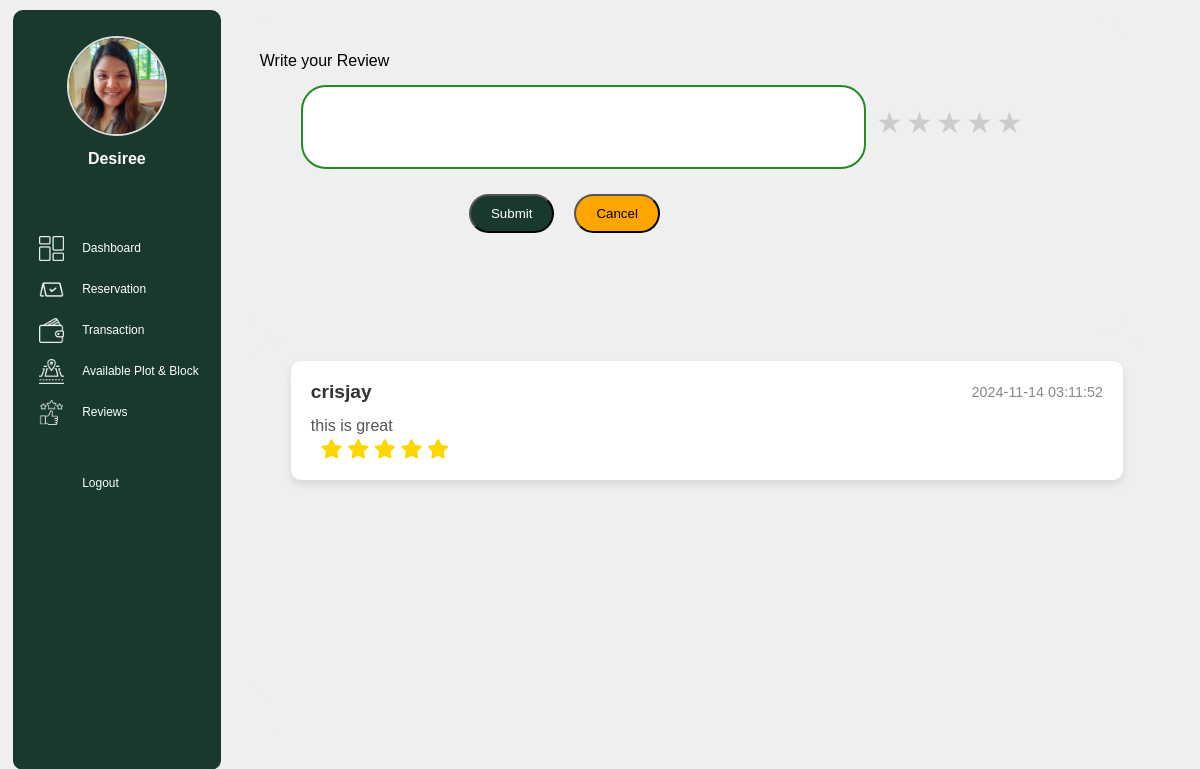
The app's page /customerdashboard/customerreviews.php (signed in) with its own data.
### tables this page shows
CREATE TABLE `users` (
  `id` int(11) NOT NULL,
  `firstname` varchar(50) NOT NULL,
  `surname` varchar(50) NOT NULL,
  `email` varchar(100) NOT NULL,
  `address` varchar(100) NOT NULL,
  `province` varchar(255) NOT NULL,
  `municipality` varchar(255) NOT NULL,
  `completeaddress` varchar(255) NOT NULL,
  `contact` varchar(11) NOT NULL,
  `password` varchar(255) NOT NULL,
  `birthdate` date NOT NULL,
  `gender` enum('Male','Female','Other') NOT NULL,
  `profile_pic` varchar(255) NOT NULL,
  `role` enum('admin','customer') DEFAULT 'customer',
  `created_at` timestamp NOT NULL DEFAULT current_timestamp()
);

CREATE TABLE `reviews` (
  `id` int(11) NOT NULL,
  `fullname` varchar(255) NOT NULL,
  `userfeedback` text DEFAULT NULL,
  `rating` float NOT NULL,
  `time` timestamp NOT NULL DEFAULT current_timestamp(),
  `user_id` int(11) DEFAULT NULL
);

### customerdashboard/customerreviews.php (the view, shortened to what this page needs)
<?php
require_once '../connection/connection.php';
$firstname = isset($_SESSION['firstname']) ? htmlspecialchars($_SESSION['firstname']) : 'Guest';
$userId = $_SESSION['user_id'];
$stmt = $conn->prepare("SELECT profile_pic FROM users WHERE id = :id");
$stmt->bindParam(':id', $userId);
$stmt->execute();
$user = $stmt->fetch(PDO::FETCH_ASSOC);
$profilePic = !empty($user['profile_pic']) ? $user['profile_pic'] : 'default.png';
?>
<!DOCTYPE html>
<html lang="en">
<head>
    <link rel="stylesheet" href="./customerdashboard_css/customerreview.css">
    <link rel="stylesheet" href="https://cdnjs.cloudflare.com/ajax/libs/font-awesome/5.15.3/css/all.min.css">
</head>
<body>
    <div class="row">
    <div class="left-content col-3">
    <div class="adminprofile">
                            <center>
                            <img src="../uploads/profile_pics/<?php echo $profilePic; ?>" alt="Profile Picture">
                                <div class="dropdown">
                                    <button class="dropdown-btn">
                                        <?php echo "<h4> $firstname</h4>" ?>
                                    </button>
                                </div>
                        </center>
                    </div>
                        <br>
                        <div class="adminlinks">
                        <span><img src="../images/dashboard.png" alt="">&nbsp;&nbsp;&nbsp;<a href="customerDashboard.php">Dashboard</a></span>
                        <span><img src="../images/reservation.png" alt="">&nbsp;&nbsp;&nbsp;<a href="customerreservation.php">Reservation</a></span>
                        <span><img src="../images/payment.png" alt="">&nbsp;&nbsp;&nbsp;<a href="customerpayment.php">Transaction</a></span>
                        <span><img src="../images/plot.png" alt="">&nbsp;&nbsp;&nbsp;<a href="customerviewavailableplot.php">Available Plot & Block</a></span>
                        <span><img src="../images/review.png" alt="">&nbsp;&nbsp;&nbsp;<a href="customerreviews.php">Reviews</a></span>
                        <span><img src="../images/logout.png" alt="">&nbsp;&nbsp;&nbsp;<a href="../logout.php">Logout</a></span>
                        </div>
                        <br>
                    </div>
                    <div class="main">
            <div class="right-content1">
                <br>
                <br>
                <span class="header">&nbsp;&nbsp;Write your Review </span>
                <br>
                <div class="right-header col-9">
                    <form id="myForm" action="" method="post">
                        <textarea rows="4" name="review" cols="50"></textarea>
                        <div class="rating">
                            <label for="star5">★</label>
                            <label for="star4">★</label>
                            <label for="star3">★</label>
                            <label for="star2">★</label>
                            <label for="star1">★</label>
                        </div>
                    </form>
                    <div class="form-buttons">
                        <button type="submit" class="submit" form="myForm">Submit</button>
                        <button type="button"class="cancel" onclick="window.location.href='customerreviews.php'">Cancel</button>
                    </div>
                </div>
            </div>
            <div class="right-content-reviews">
                <div class="table-container">
                <div class="myTable">
    <?php
    $sql = "SELECT id, fullname, userfeedback, rating, time FROM reviews ORDER BY time DESC LIMIT 1000";
    $stmt = $pdo->prepare($sql);
    $stmt->execute();
    if ($stmt->rowCount() > 0) {
        while ($row = $stmt->fetch(PDO::FETCH_ASSOC)) {
            echo "
            <div class='card'>
                <div class='card-header'>
                    <h3>" . htmlspecialchars($row['fullname']) . "</h3>
                    <span class='time'>" . htmlspecialchars($row['time']) . "</span>
                </div>
                <div class='card-body'>
                    <p>" . htmlspecialchars($row['userfeedback']) . "</p>
                </div>
                <div class='card-footer'>
                    <div class='rating'>";
            $rating = (int)$row['rating'];
            for ($i = 1; $i <= 5; $i++) {
                if ($i <= $rating) {
                    echo "<i class='fas fa-star'></i>";
                } else {
                    echo "<i class='far fa-star'></i>";
                }
            }
            echo "</div></div></div>";
        }
    } else {
        echo "<p>No reviews available.</p>";
    }
    ?>
</div>
            </div>
        </div>
    </div>
</body>
</html>

### customerdashboard/customerdashboard_css/customerreview.css (style rules this page uses)
* { margin: 0; padding: 0; box-sizing: border-box; font-family: Arial, sans-serif; }
body { background-color: #efefef; }
.row::after { content: ""; clear: both; display: block; }
[class*="col-"] { float: left; padding: 15px; }
.col-3 { width: 25%; }
.col-9 { width: 75%; }
.row { width: 100%; height: 100vh; display: flex; }
.left-content { background-color:#18392b; color: white; border-radius: 10px; height: 95vh; margin-top: 0.6rem; margin-left: 0.8rem; margin-right: 10px; width: 250px; position: relative; padding: 1rem; overflow-y: hidden; }
.adminprofile img { width: 100px; height: 100px; border-radius: 50%; object-fit: cover; border: 2px solid #ddd; margin-top: 50px; margin-left:20px; }
.header { color:black; }
.main { width: 100%; margin-top: 1rem; }
.right-content1 { margin-left: 20px; width: 90%; height: 40vh; background-color:#efefef; color: forestgreen; border-radius: 20px; }
.right-content-reviews { margin-left: 20px; width: 90%; height: 45vh; margin-top: 0rem; background-color:#efefef; color: rgb(0, 0, 0); border-radius: 20px; }
.adminlinks { display: flex; flex-direction: column; gap: 1rem; align-items: flex-start; margin-left: 10px; margin-top: 0px; }
.adminlinks span { display: flex; align-items: center; width: 100%; }
.adminlinks img { width: 25px; margin-right: 5px; }
.adminlinks a { text-decoration: none; color: white; font-size: 12px; display: inline-block; transition: color 0.3s, background-color 0.3s; }
.adminlinks span:last-child { margin-top: 2.1rem; margin-bottom: 5rem; }
.adminprofile { display: flex; align-items: center; justify-content: center; position: relative; bottom: 40px; right: 10px; }
.right-header { color: white; margin-bottom: 20px; display: flex; padding-left: 50px; width: 100%; position: relative; }
textarea { width: 70%; padding: 10px; border:2px solid forestgreen; border-radius: 4px; margin-bottom: 10px; resize: none; border-radius: 25px; }
.rating { padding-top: 10px; float: right; padding: 0 10px; }
.rating label { float: right; width: 1em; overflow: hidden; white-space: nowrap; cursor: pointer; font-size: 30px; color: #ccc; padding-top: 20px; }
.rating label:before { content: '★ '; }
form { display: flex; width: 100%; }
.form-buttons { display: flex; width:10%; gap: 20px; position: absolute; right: 65%; top:100%; }
.submit { width: 100px; padding: 10px 20px; background-color: #18392b; border-radius:25px; color: white; cursor: pointer; }
.cancel { width:100px; padding: 10px 20px; border-radius: 25px; cursor: pointer; background-color: orange; }
.table-container { margin-top: 5px; height: 50vh; width: 100%; overflow-y: auto; margin-left: 20px; background-color:#efefef; color: black; border-radius: 10px; padding: 20px; overflow-x: hidden; }
.card { background-color: #ffffff; border-radius: 10px; box-shadow: 0 4px 8px rgba(0, 0, 0, 0.1); margin-bottom: 20px; padding: 20px; transition: transform 0.3s ease, box-shadow 0.3s ease; }
.card-header { display: flex; justify-content: space-between; align-items: center; margin-bottom: 10px; }
.card-header h3 { font-size: 1.2em; color: #333; }
.card-header .time { font-size: 0.9em; color: #888; }
.card-body p { font-size: 1em; color: #555; line-height: 1.6; }
.card-footer { display: flex; justify-content: flex-start; align-items: center; }
.card-footer .rating i { color: gold; margin-right: 5px; font-size: 1.2em; }
.fas.fa-star { color: gold; }
.dropdown { position: relative; display: inline-block; margin-left: 20px; }
.dropdown-btn { background-color: transparent; color: rgb(255, 255, 255); padding: 10px 20px; border: none; display: flex; align-items: center; gap: 8px; font-size: 16px; }

### records on screen
users: profile_pic (picture)
reviews: fullname "crisjay", time "2024-11-14 03:11:52", userfeedback "this is great", rating 5 (drawn)

### other values on screen
$firstname "Desiree"
